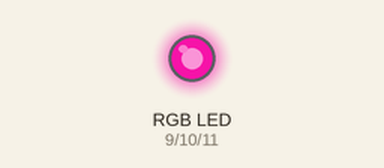
Recording of a sketch running on a simulated Arduino Uno, built with avr-gcc and run on an emulated ATmega328P. Parts: an RGB LED mixed from three pins (HIGH = lit).

Above: at 0.1 s.
Timing chart, 0 to 1.6 s (numbered marks = the images above):
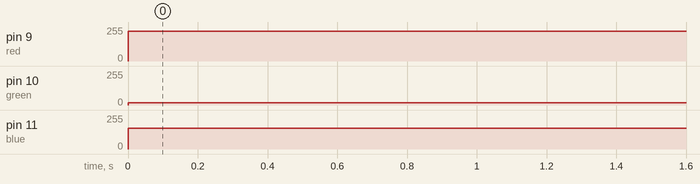

Measured:
- by itself, pin 9 (red): 0/255 → 225/255 at 0.00 s
- by itself, pin 10 (green): 0/255 → 17/255 at 0.00 s
- by itself, pin 11 (blue): 0/255 → 154/255 at 0.00 s

The sketch:

RGB1.ino
```cpp
int red = 9;
int green = 10;
int blue = 11;
void setup() {
  pinMode(red,OUTPUT);
  pinMode(green,OUTPUT);
  pinMode(blue,OUTPUT);
  Serial.begin(9600);
}
void loop() {
      analogWrite(red,225);
      analogWrite(green,17);
      analogWrite(blue,154);
}
```
